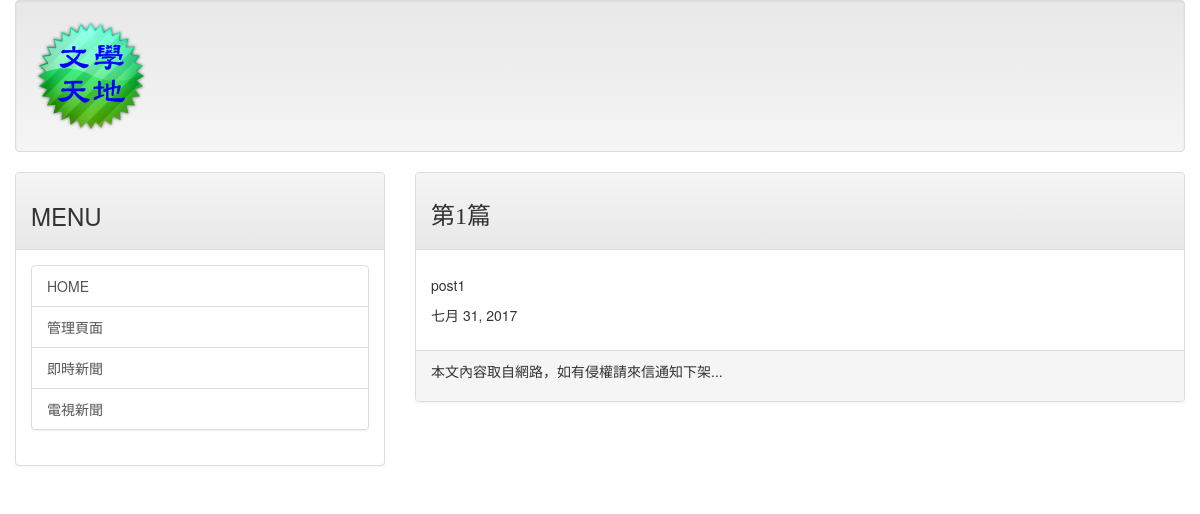
Screenshot of /post/post1 with the database file from the repository.
### mainsite/models.py (models this page shows, shortened)
class Post(models.Model):
    bool = models.BooleanField(default=False)
    title = models.CharField(max_length=200)
    slug = models.CharField(max_length=200)
    body = models.TextField()
    pub_date = models.DateTimeField(default=timezone.now)
    my_date = models.DateField(auto_now=True)
    upload = models.FileField(upload_to='uploads/%Y%m%d', default=False)
    class Meta:
        ordering = ('-pub_date',)

### mainsite/views.py (the view)
# urls.py: url(r'^post/(\w+)$', showpost),
def showpost(request, slug):
    template = get_template('post.html')
    try:
        post = Post.objects.get(slug=slug)
        if post != None:
            html = template.render(locals())
            return HttpResponse(html)
    except:
        return redirect('/')

### templates/post.html (shortened to what this page needs)
{% extends 'base.html' %}
{% load markdown_deux_tags %}
{% block headmessage %}
    <h3 style='font-family:微軟正黑體;'>{{ post.title }}</h3>
{% endblock %}
{% block content %}
        <p style='font-family:微軟正黑體;font-size:12pt;letter-spacing:2pt;'>
            {{ post.body | markdown }}</a>
        </p>
		<p>{{post.my_date}}</p>
{% endblock %}

### rows the page displays
Post: title "第1篇", body "post1", my_date "七月 31, 2017"
